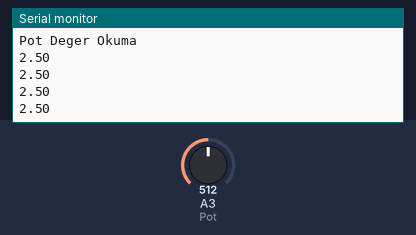
A sketch run on a simulated Arduino Uno, built with avr-gcc and run on an emulated ATmega328P. Shown: the last lines printed to the serial monitor. The test bench sets the inputs (shaded band); at power-on: A3 (Pot) = 512.

Above: at 1.2 s.
1.3 s: A3 (Pot) set to 716
At 1.71 s:
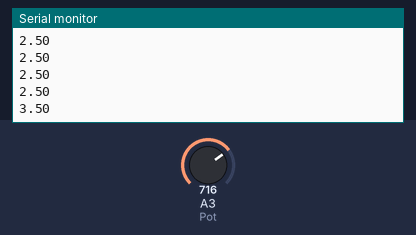
2.8 s: A3 (Pot) set to 900
At 2.91 s:
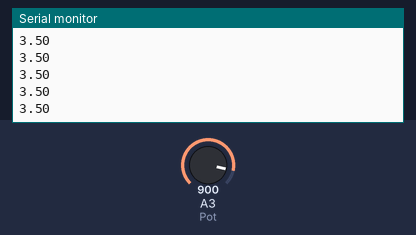
Timing chart, 0 to 5.8 s (numbered marks = the images above; inputs shaded):
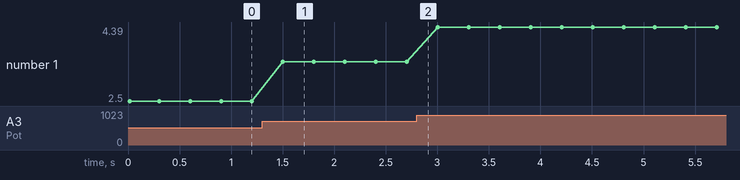

The sketch:

Potansiometr_-_Reveal_Codes.ino
```cpp
#define Pot A3

int deger = 0;

void setup() {

  Serial.begin(9600);
  Serial.println("Pot Deger Okuma");

}

void loop() {

  deger = analogRead(Pot);
  float gerilim = ((5.00/1024.00)*deger);
  Serial.println(gerilim);
  delay(300);

}
```

Measured:
- after the input at 1.3 s, the serial monitor: prints a new line after 0.20 s (image 1)
- plotted number 1: 2.5 → 3.5 after the input at 1.3 s, 3.5 → 4.39 after the input at 2.8 s
